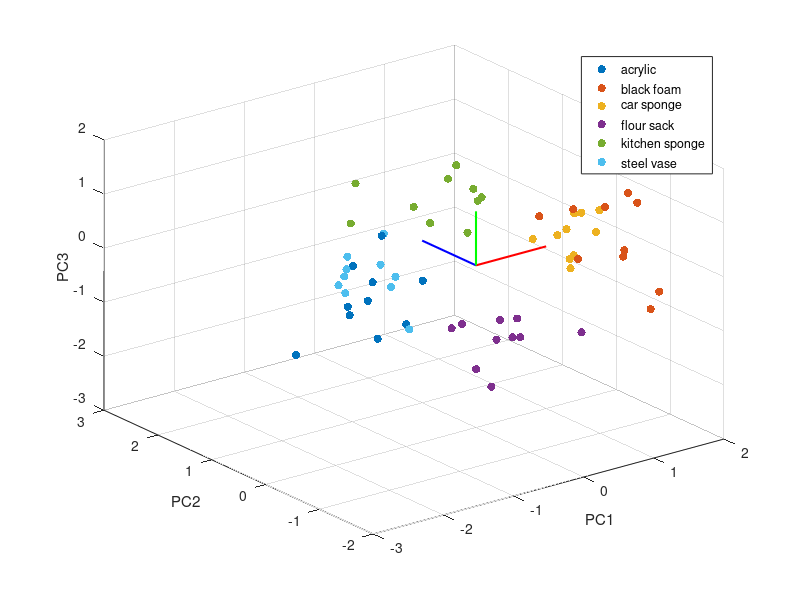
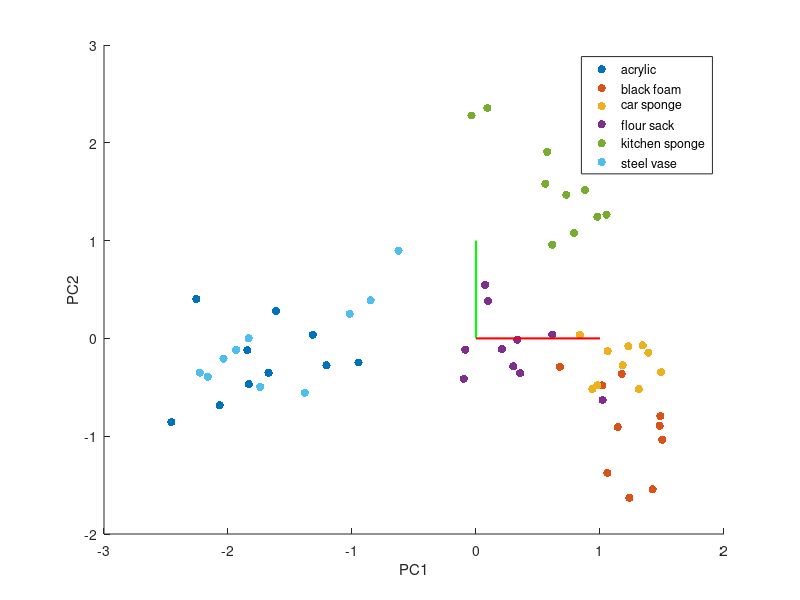
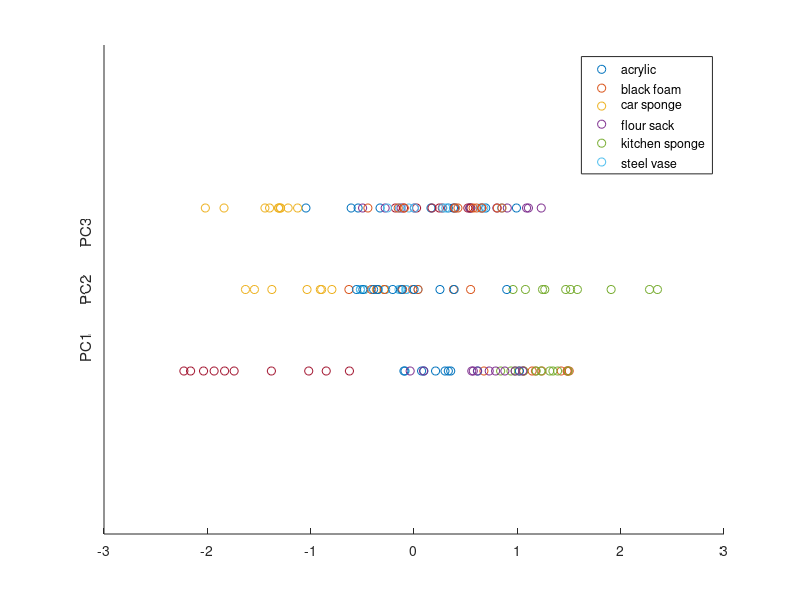
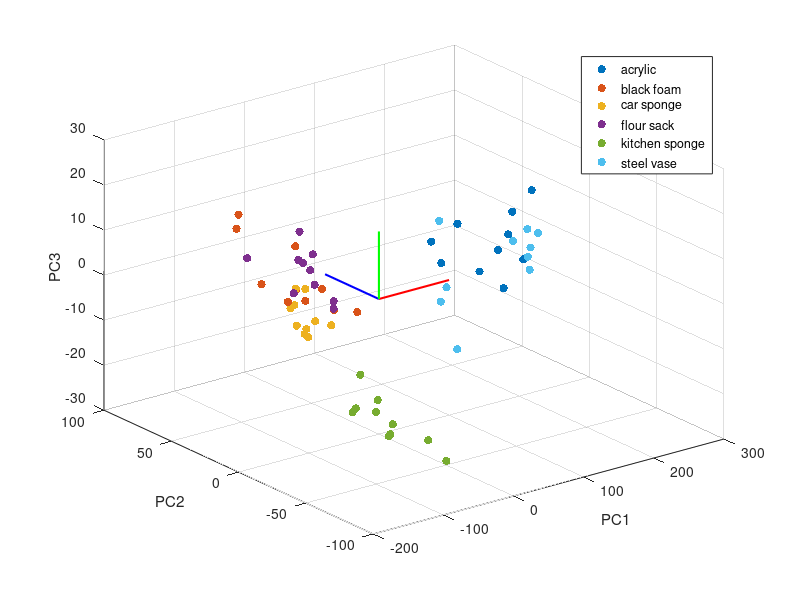

MATLAB code for these plots, in order:
clc;
close all;
clear;
load ('F0_PVT_50.mat');

%% Section B1 Use Standardised Data to calculate covariance and eigenvectors and eigenvalue
stan_data = zscore(Data')'; % standisation
cov_matrix = cov(stan_data') % Calculate covariance matrix
% calculate Covariance and sorted eigenvectors and eigenvalue
[eig_vector,eig_val] = eig(cov_matrix); 
eig_vector = (rot90(eig_vector))'
eig_val = diag(rot90(rot90(eig_val)))'

% Assigned to principle components
three_dimensions = zeros(3,60);
for k =1:1:60
    three_dimensions(1,k) = (eig_vector(:,1)')*(stan_data(:,k));
    three_dimensions(2,k) = (eig_vector(:,2)')*(stan_data(:,k));
    three_dimensions(3,k) = (eig_vector(:,3)')*(stan_data(:,k));
end

% plot standardised data with principle components (three dimensions)
figure;
for counter = 1:10:51
    scatter3(three_dimensions(1,counter:counter+9),three_dimensions(2,counter:counter+9),three_dimensions(3,counter:counter+9),'filled');
    hold on;
end

plot3([0,0],[1,0],[0,0],'LineWidth',1.5,'Color','b');
plot3([1,0],[0,0],[0,0],'LineWidth',1.5,'Color','r');
plot3([0,0],[0,0],[1,0],'LineWidth',1.5,'Color','g');

xlabel('PC1');
ylabel('PC2');
zlabel('PC3');
legend('acrylic','black foam','car sponge','flour sack','kitchen sponge','steel vase');

% plot standardised data with principle components (two dimensions)
figure;
for counter = 1:10:51
    scatter(three_dimensions(1,counter:counter+9),three_dimensions(2,counter:counter+9),'filled');
    hold on;
end

plot([0,0],[0,1],'LineWidth',1.5,'Color','g');
plot([1,0],[0,0],'LineWidth',1.5,'Color','r');

xlabel('PC1');
ylabel('PC2');
legend('acrylic','black foam','car sponge','flour sack','kitchen sponge','steel vase');
%title('2D Standardised data with the Principal components displayed');

figure;
ax_1 =zeros(1,60);
ax_2 =zeros(1,60)+0.5;
ax_3 =zeros(1,60)+1;
for counter = 1:10:51
    scatter(three_dimensions(1,counter:counter+9),ax_1(1,counter:counter+9));
    scatter(three_dimensions(2,counter:counter+9),ax_2(1,counter:counter+9));
    scatter(three_dimensions(3,counter:counter+9),ax_3(1,counter:counter+9));
    hold on;
end
set(gca,'ytick',[]);
ylim([-1 2])
ylabel('PC1       PC2       PC3');
hold on
legend('acrylic','black foam','car sponge','flour sack','kitchen sponge','steel vase');
%title('1D Standardised data lines');

%% Section B1 Use Zero-centered Data to calculate covariance and eigenvectors and eigenvalue
centered_data = zeros(3,60);
% calculate zero-centred data
for para = 1:1:3
    centered_data(para,:) =  mean(Data(para,:))- Data(para,:);
end

cov_matrix = cov(centered_data');
[eig_vector,eig_val] = eig(cov_matrix);
eig_vector = (rot90(eig_vector))';
eig_val = diag(rot90(rot90(eig_val)))';


three_dimensions = zeros(3,60);
for k =1:1:60
    three_dimensions(1,k) = (eig_vector(:,1)')*(centered_data(:,k));
    three_dimensions(2,k) = (eig_vector(:,2)')*(centered_data(:,k));
    three_dimensions(3,k) = (eig_vector(:,3)')*(centered_data(:,k));
end

figure;
for counter = 1:10:51
    scatter3(three_dimensions(1,counter:counter+9),three_dimensions(2,counter:counter+9),three_dimensions(3,counter:counter+9),'filled');
    hold on;
end

plot3([0,0],[40,0],[0,0],'LineWidth',1.5,'Color','b');
plot3([100,0],[0,0],[0,0],'LineWidth',1.5,'Color','r');
plot3([0,0],[0,0],[15,0],'LineWidth',1.5,'Color','g');

xlabel('PC1');
ylabel('PC2');
zlabel('PC3');
legend('acrylic','black foam','car sponge','flour sack','kitchen sponge','steel vase');

three_dimensions = zeros(3,60);
for k =1:1:60
    three_dimensions(1,k) = (eig_vector(:,1)')*(centered_data(:,k));
    three_dimensions(2,k) = (eig_vector(:,2)')*(centered_data(:,k));
    three_dimensions(3,k) = (eig_vector(:,3)')*(centered_data(:,k));
    hold on;
end

figure;
for counter = 1:10:51
    scatter(three_dimensions(1,counter:counter+9),three_dimensions(2,counter:counter+9),'filled');
    hold on;
end

plot([0,0],[0,1*50],'LineWidth',1.5,'Color','g');
plot([1*150,0],[0,0],'LineWidth',1.5,'Color','r');

xlabel('PC1');
ylabel('PC2');
legend('acrylic','black foam','car sponge','flour sack','kitchen sponge','steel vase');


figure;
ax_1 =zeros(1,60);
ax_2 =zeros(1,60)+0.5;
ax_3 =zeros(1,60)+1;
for counter = 1:10:51
    scatter(three_dimensions(1,counter:counter+9),ax_1(1,counter:counter+9));
    scatter(three_dimensions(2,counter:counter+9),ax_2(1,counter:counter+9));
    scatter(three_dimensions(3,counter:counter+9),ax_3(1,counter:counter+9));
    hold on;
end
set(gca,'ytick',[]);
ylim([-1 2])
ylabel('PC1       PC2       PC3');
hold on
legend('acrylic','black foam','car sponge','flour sack','kitchen sponge','steel vase');
%title('1D Zero-centered data lines');


%% Section B2 Use Standardised electrodes Data 
load ('F0_Electrodes_50.mat');
stan_data = zscore(Data')'; %Standisation
cov_matrix = cov(stan_data'); %Calculate convariance
% calculate Covariance and sorted eigenvectors and eigenvalue
[eig_vector,eig_val] = eig(cov_matrix);
eig_vector = (rot90(eig_vector))';
eig_val = diag(rot90(rot90(eig_val)))';

% plot scree figure
figure();
plot(1:19,eig_val,'b--o');
ylabel('Variance');
xlabel('Number of components');


three_main_dimensions = zeros(3,60);
for k =1:1:60
    three_main_dimensions(1,k) = (eig_vector(:,1)')*(stan_data(:,k));
    three_main_dimensions(2,k) = (eig_vector(:,2)')*(stan_data(:,k));
    three_main_dimensions(3,k) = (eig_vector(:,3)')*(stan_data(:,k));
    hold on;
end

stan_data = zeros(19,60);
for para = 1:1:19
    stan_data(para,:) =  mean(Data(para,:))- Data(para,:);
end

% plot three-dimensional standardised eletrode data assigned to three most principle components 
figure;
for counter = 1:10:51
    scatter3(three_main_dimensions(1,counter:counter+9),three_main_dimensions(2,counter:counter+9),three_main_dimensions(3,counter:counter+9),'filled');
    hold on;
end

plot3([0,0],[3,0],[0,0],'LineWidth',1.5,'Color','b');
plot3([3,0],[0,0],[0,0],'LineWidth',1.5,'Color','r');
plot3([0,0],[0,0],[1.5,0],'LineWidth',1.5,'Color','g');

xlabel('PC1');
ylabel('PC2');
zlabel('PC3');
legend('acrylic','black foam','car sponge','flour sack','kitchen sponge','steel vase');
%title('Three principal components with largest variance using standardised data');

%% Section B2 Use Zero-centered electrodes Data
centered_data = zeros(19,60);
for para = 1:1:19
    centered_data(para,:) =  mean(Data(para,:))- Data(para,:);
end
cov_matrix = cov(centered_data');
[eig_vector,eig_val] = eig(cov_matrix);
eig_vector = (rot90(eig_vector))';
eig_val = diag(rot90(rot90(eig_val)))';
figure();
plot(1:19,eig_val,'b--o');
ylabel('Variance');
xlabel('Number of components');

three_main_dimensions = zeros(3,60);
for k =1:1:60
    three_main_dimensions(1,k) = (eig_vector(:,1)')*(centered_data(:,k));
    three_main_dimensions(2,k) = (eig_vector(:,2)')*(centered_data(:,k));
    three_main_dimensions(3,k) = (eig_vector(:,3)')*(centered_data(:,k));
    hold on;
end
%title('Scree plot using zero-centered data');
centered_data = zeros(19,60);
for para = 1:1:19
    centered_data(para,:) =  mean(Data(para,:))- Data(para,:);
end
figure;
for counter = 1:10:51
    scatter3(three_main_dimensions(1,counter:counter+9),three_main_dimensions(2,counter:counter+9),three_main_dimensions(3,counter:counter+9),'filled');
    hold on;
end

plot3([0,0],[100,0],[0,0],'LineWidth',1.5,'Color','b');
plot3([300,0],[0,0],[0,0],'LineWidth',1.5,'Color','r');
plot3([0,0],[0,0],[50,0],'LineWidth',1.5,'Color','g');

xlabel('PC1');
ylabel('PC2');
zlabel('PC3');
legend('acrylic','black foam','car sponge','flour sack','kitchen sponge','steel vase');
%title('Three principal components with largest variance using zero-centered data');


